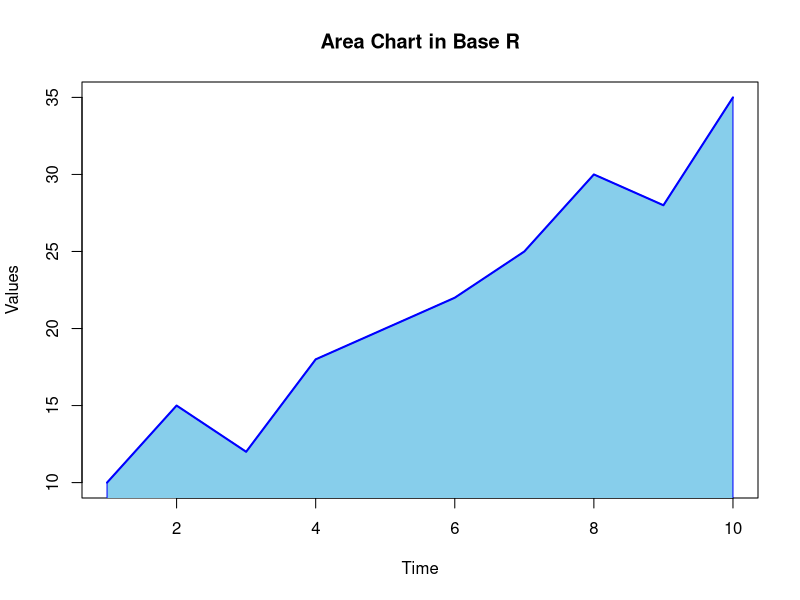
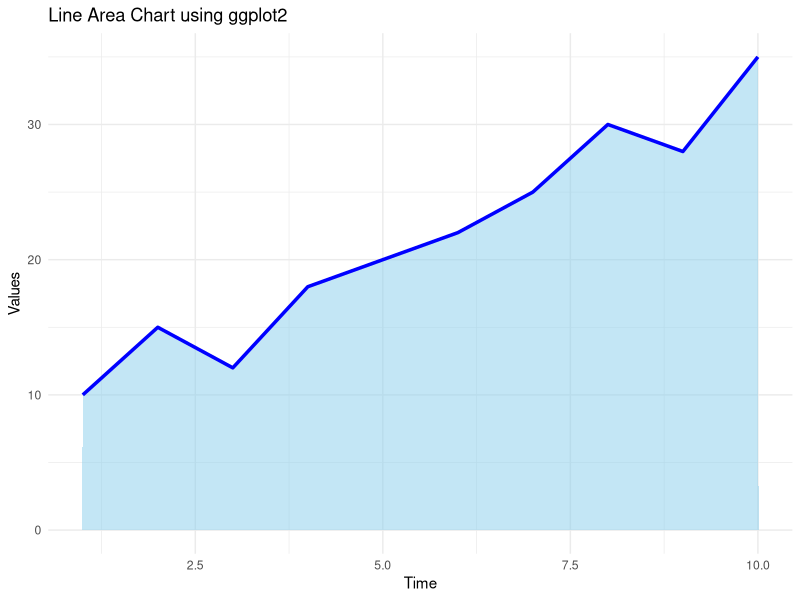
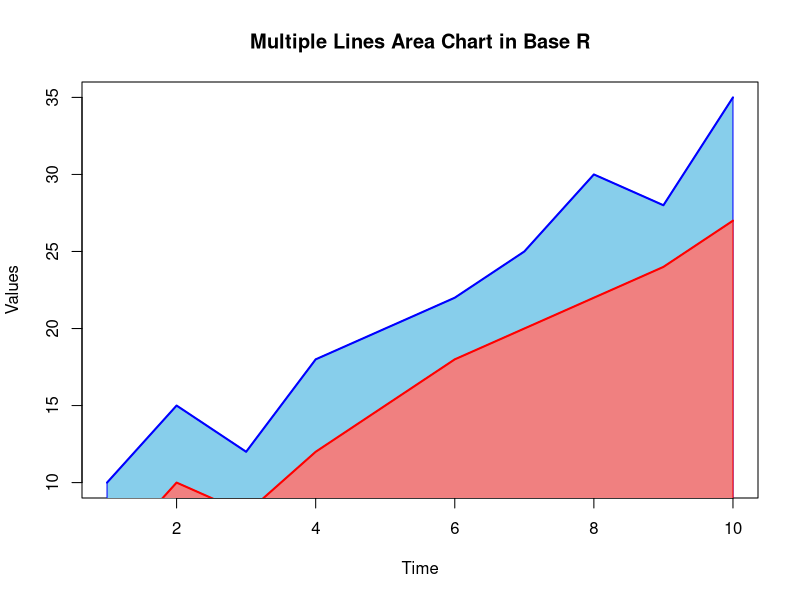
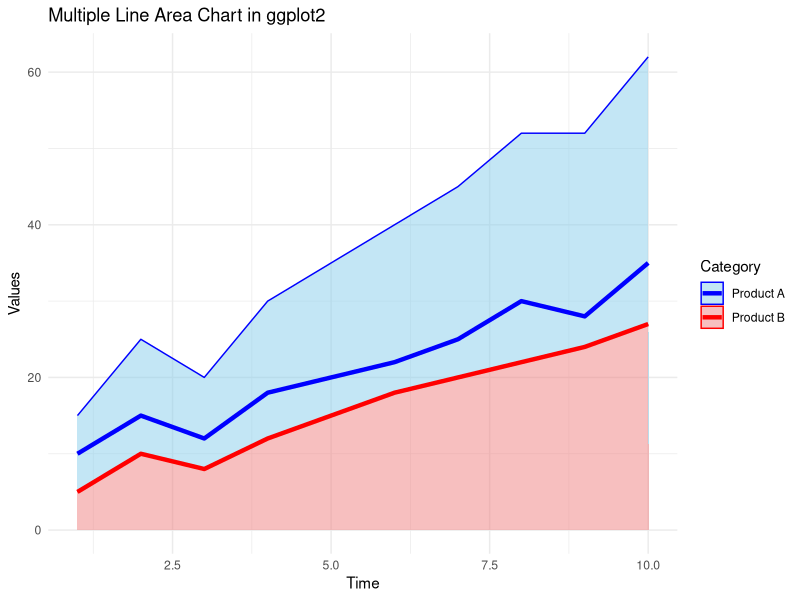

R code for these plots, in order:
# Line area chart: A Line Area Chart is a combination of a line chart and a filled area below the line. It is useful for visualizing trends over time while emphasizing the magnitude of values.
# Sample dataset: Time series data
time <- seq(1, 10, 1)  # X-axis values
values <- c(10, 15, 12, 18, 20, 22, 25, 30, 28, 35)  # Y-axis values

time
values

plot(time, values, type = "n", xlab = "Time", ylab = "Values", main = "Area Chart in Base R")

c=polygon(c(time, rev(time)),
        c(values, rep(0, length(values))),
        col = "skyblue", border = "blue")
c
lines(time, values, col = "blue", lwd = 2)

library(ggplot2)

data <- data.frame(
  Time = 1:10,
  Values = c(10, 15, 12, 18, 20, 22, 25, 30, 28, 35)
)

ggplot(data, aes(x = Time, y = Values)) +
  geom_area(fill = "skyblue", alpha = 0.5) +  # Fill area
  geom_line(color = "blue", size = 1.2) +  # Add trend line
  theme_minimal() +  # Clean theme
  labs(title = "Line Area Chart using ggplot2", x = "Time", y = "Values")


# Sample time series data
time <- seq(1, 10, 1)
values1 <- c(10, 15, 12, 18, 20, 22, 25, 30, 28, 35)  # Line 1
values2 <- c(5, 10, 8, 12, 15, 18, 20, 22, 24, 27)    # Line 2


plot(time, values1, type = "n", xlab = "Time", ylab = "Values", main = "Multiple Lines Area Chart in Base R")

# Fill area for first line
polygon(c(time, rev(time)), c(values1, rep(0, length(values1))), col = "skyblue", border = "blue")

# Fill area for second line
polygon(c(time, rev(time)), c(values2, rep(0, length(values2))), col = "lightcoral", border = "red")


# Add multiple lines
lines(time, values1, col = "blue", lwd = 2)
lines(time, values2, col = "red", lwd = 2)


# Sample DataFrame
data <- data.frame(
  Time = rep(1:10, 2),  # Repeats time for two categories
  Values = c(10, 15, 12, 18, 20, 22, 25, 30, 28, 35, 5, 10, 8, 12, 15, 18, 20, 22, 24, 27),
  Category = rep(c("Product A", "Product B"), each = 10)  # Labels for two lines
)

ggplot(data, aes(x = Time, y = Values, fill = Category, color = Category)) +
  geom_area(alpha = 0.5) +  # Fill area
  geom_line(size = 1.5) +   # Add multiple lines
  theme_minimal() +  
  labs(title = "Multiple Line Area Chart in ggplot2", x = "Time", y = "Values") +
  scale_fill_manual(values = c("skyblue", "lightcoral")) +  # Custom colors
  scale_color_manual(values = c("blue", "red"))  # Line colors

